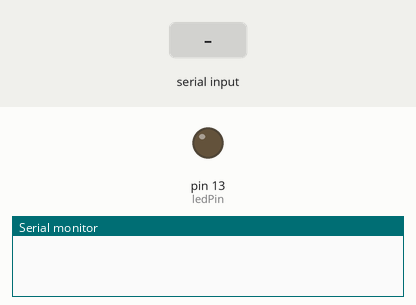
Recording of a sketch running on a simulated Arduino Uno, built with avr-gcc and run on an emulated ATmega328P. Parts: output pins drawn as LEDs (lit = HIGH), the last lines printed to the serial monitor. The inputs (shaded band) are chosen by the test bench.

Above: at 1.2 s.
1.3 s: "on" received over Serial
At 2.5 s:
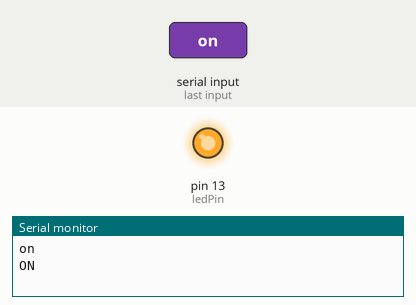
2.9 s: "1" received over Serial
At 3.8 s:
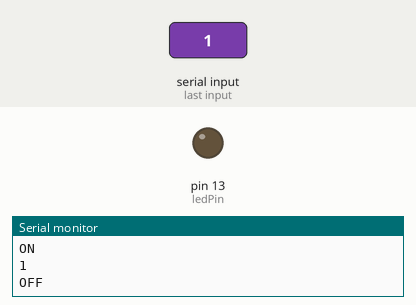
Timing chart, 0 to 5.9 s (numbered marks = the images above; inputs shaded):
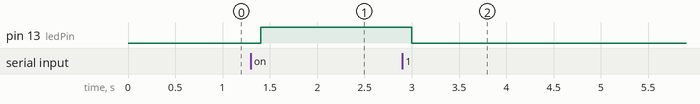

Measured:
- after the input at 1.3 s, pin 13 (ledPin): LOW → HIGH after 0.10 s
- after the input at 2.9 s, pin 13 (ledPin): HIGH → LOW after 0.10 s

The sketch:

turnon_and_off_led_light_with_serial_.ino
```cpp
int ledPin = 13;
char buffer[5]; //not expecting more than 5
void setup(){
Serial.begin(9600);
Serial.flush();
pinMode(ledPin, OUTPUT);
}
void loop(){
if (Serial.available() > 0){
delay(100);
int index =0;
int characters = Serial.available();
while (index < characters){
buffer[index++] = Serial.read();
}

Serial.println(buffer);
if (strcmp(buffer, "on")==0){ //comparing strings
Serial.println("ON");
digitalWrite(ledPin, HIGH);
}
else {
digitalWrite(ledPin, LOW);
Serial.println("OFF");
}
Serial.flush();
for (int i =0; i<index; i++){ //emptying the buffer
buffer[i] = '\0';
}
}
}
```
